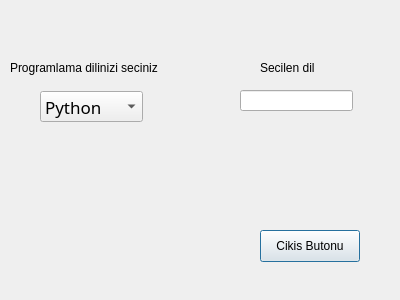
<?xml version="1.0" encoding="UTF-8"?>
<ui version="4.0">
 <class>yazilimdili</class>
 <widget class="QDialog" name="yazilimdili">
  <property name="geometry">
   <rect>
    <x>0</x>
    <y>0</y>
    <width>400</width>
    <height>300</height>
   </rect>
  </property>
  <property name="windowTitle">
   <string>Dialog</string>
  </property>
  <widget class="QComboBox" name="secici">
   <property name="geometry">
    <rect>
     <x>40</x>
     <y>91</y>
     <width>103</width>
     <height>31</height>
    </rect>
   </property>
   <property name="font">
    <font>
     <family>Apple SD Gothic Neo</family>
     <pointsize>13</pointsize>
     <italic>false</italic>
    </font>
   </property>
   <property name="cursor">
    <cursorShape>ArrowCursor</cursorShape>
   </property>
   <property name="mouseTracking">
    <bool>false</bool>
   </property>
   <property name="layoutDirection">
    <enum>Qt::LeftToRight</enum>
   </property>
   <item>
    <property name="text">
     <string>Python</string>
    </property>
   </item>
   <item>
    <property name="text">
     <string>C++</string>
    </property>
   </item>
  </widget>
  <widget class="QLineEdit" name="secilen">
   <property name="geometry">
    <rect>
     <x>240</x>
     <y>90</y>
     <width>113</width>
     <height>21</height>
    </rect>
   </property>
  </widget>
  <widget class="QLabel" name="secicilabel">
   <property name="geometry">
    <rect>
     <x>10</x>
     <y>60</y>
     <width>171</width>
     <height>16</height>
    </rect>
   </property>
   <property name="text">
    <string>Programlama dilinizi seciniz</string>
   </property>
  </widget>
  <widget class="QLabel" name="secilenlabel">
   <property name="geometry">
    <rect>
     <x>260</x>
     <y>60</y>
     <width>71</width>
     <height>16</height>
    </rect>
   </property>
   <property name="text">
    <string>Secilen dil</string>
   </property>
  </widget>
  <widget class="QPushButton" name="cikisbutonu">
   <property name="geometry">
    <rect>
     <x>260</x>
     <y>230</y>
     <width>100</width>
     <height>32</height>
    </rect>
   </property>
   <property name="text">
    <string>Cikis Butonu</string>
   </property>
  </widget>
 </widget>
 <resources/>
 <connections/>
</ui>
